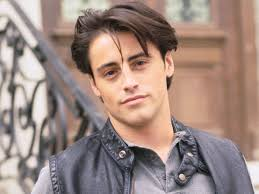
#> input picture joey.jpg, 259 x 194 px
$ jupyter execute 'face recognition.ipynb'
#> lines starting #> are read from the running program, lines starting #| are printed output that depends on the picture
[cell 1]
from PIL import Image
import numpy as np
import matplotlib.pyplot as plt
import cv2

[cell 2]
frame2=cv2.imread("joey.jpg")
#> frame2 is the input picture: shape (194, 259, 3); mean B, G, R 129.1, 136.7, 158.1

[cell 3]
rgb2=cv2.cvtColor(frame2,cv2.COLOR_BGR2RGB)

[cell 4]
classifier=cv2.CascadeClassifier("haarcascade_frontalface_default.xml")

[cell 5]
faces1=classifier.detectMultiScale(rgb2)
#> faces1 = [[79, 31, 94, 94]]

[cell 6]
face1=faces1[0]
#> face1 = [79, 31, 94, 94]

[cell 7]
x,y,w,h=face1
#> x = 79; y = 31; w = 94; h = 94

[cell 8]
out1=cv2.rectangle(rgb2,(x,y),(x+w,y+h),(0,0,255),4)
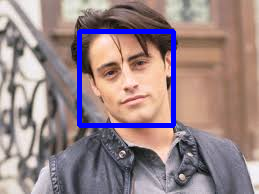
#> out1: shape (194, 259, 3); mean R, G, B 153.4, 132.9, 135.2
